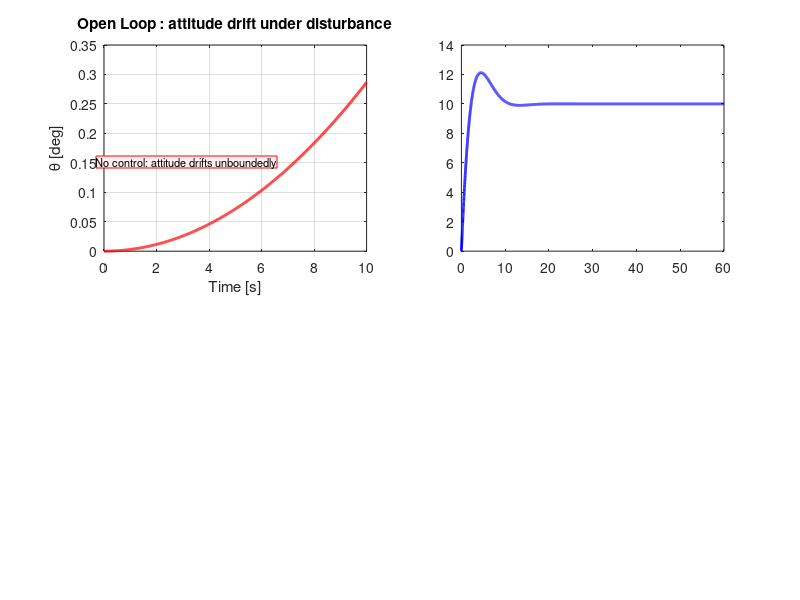

Recreate this plot in MATLAB. (Note: this script raises an error after producing the figure.)
%% =========================================================
%  Project 1 — Single-Axis Satellite Attitude Control (PID)
%  
%  System:  G(s) = 1 / (I*s^2)   [double integrator]
%  Control: PID : Kp, Ki, Kd
%
%  Demonstrates:
%    1. Open-loop instability
%    2. Closed-loop step response
%    3. Stability margins (Bode)
%    4. Disturbance rejection
% =========================================================
clear; clc; close all;

%% --- Parameters ---
I        = 100;           % Moment of inertia [kg·m²]
theta_ref = 10*pi/180;   % Reference attitude: 10 deg [rad]
tau_dist  = 0.01;         % Disturbance torque [N·m]
t         = 0:0.01:60;   % Simulation time [s]

%% --- Plant ---
G = tf(1, [I 0 0]);

%% --- PID gains (pole placement) ---
% Target: wn = 0.5 rad/s, zeta = 0.7
wn   = 0.5;
zeta = 0.7;

Kp = I * wn^2;
Ki = 0.1;
Kd = I * 2*zeta*wn;

fprintf('=== PID Gains ===\n');
fprintf('Kp = %.3f\nKi = %.4f\nKd = %.3f\n\n', Kp, Ki, Kd);

C = pid(Kp, Ki, Kd);

%% --- Closed-loop transfer functions ---
T_ref  = feedback(C*G, 1);      % Reference tracking
T_dist = feedback(G, C);         % Disturbance rejection

%% =========================================================
%  FIGURE 1 — Open Loop vs Closed Loop
% =========================================================
figure('Name','1 : Open Loop vs Closed Loop','NumberTitle','off',...
       'Position',[100 100 900 600]);

% Open loop: constant torque -> attitude drifts as ramp
subplot(2,2,1)
[y_ol, t_ol] = step(tau_dist * G, 0:0.01:10);
plot(t_ol, y_ol*180/pi, 'r', 'LineWidth', 2);
xlabel('Time [s]'); ylabel('\theta [deg]');
title('Open Loop : attitude drift under disturbance');
grid on;
annotation('textbox',[.12 .72 .35 .06], ...
    'String','No control: attitude drifts unboundedly', ...
    'EdgeColor','r','BackgroundColor','#fff0f0','FontSize',8);

% Closed loop step response
subplot(2,2,2)
[y_cl, t_cl] = step(theta_ref * T_ref, t);
plot(t_cl, y_cl*180/pi, 'b', 'LineWidth', 2); hold on;
yline(theta_ref*180/pi, 'r--', 'LineWidth',1.5, 'Label','Reference (10°)');
xlabel('Time [s]'); ylabel('\theta [deg]');
title('Closed Loop — step response');
grid on;

% Disturbance rejection
subplot(2,2,3)
[y_d_ol, ~] = step(tau_dist * G,      t);
[y_d_cl, ~] = step(tau_dist * T_dist, t);
plot(t, y_d_ol*180/pi, 'r--', 'LineWidth',1.5, ...
     'DisplayName','Open loop (drift)'); hold on;
plot(t, y_d_cl*180/pi, 'b',   'LineWidth',2,   ...
     'DisplayName','Closed loop (rejected)');
xlabel('Time [s]'); ylabel('\Delta\theta [deg]');
title('Disturbance rejection (0.01 N·m)');
legend; grid on;

% Effect of Kd — compare PD only vs PID
subplot(2,2,4)
gains = [Kp, 0,   0;    % P only
         Kp, 0,   Kd;   % PD
         Kp, Ki,  Kd];  % PID
labels = {'P only','PD','PID'};
colors = {'r','orange','b'};
hold on;
for i = 1:3
    Ci = pid(gains(i,1), gains(i,2), gains(i,3));
    Ti = feedback(Ci*G, 1);
    [yi, ~] = step(theta_ref * Ti, t);
    plot(t, yi*180/pi, 'LineWidth', 1.8, 'DisplayName', labels{i});
end
yline(theta_ref*180/pi, 'k--', 'LineWidth',1);
xlabel('Time [s]'); ylabel('\theta [deg]');
title('Effect of PID terms');
legend; grid on;

%% =========================================================
%  FIGURE 2 — Stability Analysis
% =========================================================
figure('Name','2 — Stability Margins','NumberTitle','off',...
       'Position',[100 100 900 400]);

subplot(1,2,1)
margin(C*G);
title('Bode : Open loop with PID');
grid on;

subplot(1,2,2)
rlocus(C*G);
title('Root Locus');
grid on;

%% --- Performance metrics ---
info = stepinfo(theta_ref * T_ref);
[Gm, Pm] = margin(C*G); 

fprintf('=== Closed-Loop Performance ===\n');
fprintf('Rise Time:      %.2f s\n',  info.RiseTime);
fprintf('Settling Time:  %.2f s\n',  info.SettlingTime);
fprintf('Overshoot:      %.2f %%\n', info.Overshoot);
fprintf('Phase Margin:   %.1f deg\n', Pm);
fprintf('Gain Margin:    %.1f dB\n',  20*log10(Gm));
